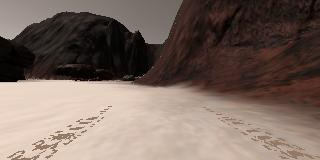
#> input picture search_and_sample_return/angle_example.jpg, 320 x 160 px
$ python where_to_go.py   (older library calls are emulated)
#> lines starting #> are read from the running program, lines starting #| are printed output that depends on the picture; after the words box and inside, x2 and y2 are one past the last pixel; in counts of white or black regions, pixels touching at a corner belong together
### search_and_sample_return/extra_functions.py
import numpy as np
import cv2

def perspect_transform(img):

    img_size = (img.shape[1], img.shape[0])
    # Define calibration box in source (actual) and destination (desired) coordinates
    # These source and destination points are defined to warp the image
    # to a grid where each 10x10 pixel square represents 1 square meter
    dst_size = 5
    # Set a bottom offset to account for the fact that the bottom of the image
    # is not the position of the rover but a bit in front of it
    bottom_offset = 6
    src = np.float32([[14, 140], [301 ,140],[200, 96], [118, 96]])
    dst = np.float32([[img_size[0]/2 - dst_size, img_size[1] - bottom_offset],
                      [img_size[0]/2 + dst_size, img_size[1] - bottom_offset],
                      [img_size[0]/2 + dst_size, img_size[1] - 2*dst_size - bottom_offset],
                      [img_size[0]/2 - dst_size, img_size[1] - 2*dst_size - bottom_offset],
                      ])

    M = cv2.getPerspectiveTransform(src, dst)
    warped = cv2.warpPerspective(img, M, img_size)# keep same size as input image
    return warped

def color_thresh(img, rgb_thresh=(170, 170, 170)):
    # Create an array of zeros same xy size as img, but single channel
    color_select = np.zeros_like(img[:,:,0])
    # Require that each pixel be above all thre threshold values in RGB
    # above_thresh will now contain a boolean array with "True"
    # where threshold was met
    above_thresh = (img[:,:,0] > rgb_thresh[0]) \
                & (img[:,:,1] > rgb_thresh[1]) \
                & (img[:,:,2] > rgb_thresh[2])
    # Index the array of zeros with the boolean array and set to 1
    color_select[above_thresh] = 1
    # Return the binary image
    return color_select

def rover_coords(binary_img):
    # Identify nonzero pixels
    ypos, xpos = binary_img.nonzero()
    # Calculate pixel positions with reference to the rover position being at the
    # center bottom of the image.
    x_pixel = np.absolute(ypos - binary_img.shape[0]).astype(np.float)
    y_pixel = -(xpos - binary_img.shape[0]).astype(np.float)
    return x_pixel, y_pixel

# Define a function to convert from cartesian to polar coordinates
def to_polar_coords(xpix, ypix):
    # Calculate distance to each pixel
    dist = np.sqrt(xpix**2 + ypix**2)
    # Calculate angle using arctangent function
    angles = np.arctan2(ypix, xpix)
    return dist, angles

### search_and_sample_return/where_to_go.py
import matplotlib.pyplot as plt
import matplotlib.image as mpimg
# Uncomment the next line for use in a Jupyter notebook
#%matplotlib inline
import numpy as np
from extra_functions import perspect_transform, color_thresh, rover_coords, to_polar_coords

image = mpimg.imread('angle_example.jpg')
#> image is the input picture: shape (160, 320, 3); mean R, G, B 121.3, 104.9, 96.2
warped = perspect_transform(image) # Perform perspective transform
#> in perspect_transform, `warped = cv2.warpPerspective(img, M, img_size)# keep same size as inpu..`:
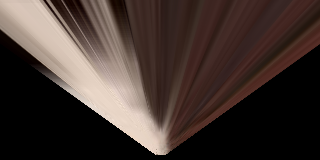
#> warped: shape (160, 320, 3); mean R, G, B 65.6, 52.5, 47.5
colorsel = color_thresh(warped, rgb_thresh=(160, 160, 160)) # Threshold the warped image
#> in color_thresh, `above_thresh = (img[:,:,0] > rgb_thresh[0]) \ & (img[:,:,1] > rgb_thre..`:
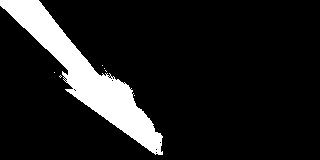
#> above_thresh: shape (160, 320) bool; 11.7% white; 7 white regions (6 under 20 px), largest, box (x1, y1, x2, y2) and area: (0, 0, 163, 155) 5976
xpix, ypix = rover_coords(colorsel)  # Convert to rover-centric coords
#> in rover_coords, `ypos, xpos = binary_img.nonzero()`: ypos = 5986 values from 0 to 154; xpos = 5986 values, max 162 at index 5652, min 0 at index 0, mean 86.14
#> in rover_coords, `x_pixel = np.absolute(ypos - binary_img.shape[0]).astype(np.float)`: x_pixel = 5986 values, max 160 at index 0, min 6 at index 5980, mean 84.91
#> in rover_coords, `y_pixel = -(xpos - binary_img.shape[0]).astype(np.float)`: y_pixel = 5986 values, max 160 at index 0, min -2 at index 5652, mean 73.86
#> xpix has the same summary as x_pixel in rover_coords; ypix has the same summary as y_pixel in rover_coords
distances, angles = to_polar_coords(xpix, ypix) # Convert to polar coords
#> in to_polar_coords, `dist = np.sqrt(xpix**2 + ypix**2)`: dist = 5986 values, max 226.3 at index 0, min 6 at index 5983, mean 113.2
#> in to_polar_coords, `angles = np.arctan2(ypix, xpix)`: angles = 5986 values, max 0.932 at index 3512, min -0.322 at index 5985, mean 0.682
#> distances has the same summary as dist in to_polar_coords
avg_angle = np.mean(angles) # Compute the average angle
#> avg_angle = 0.682

# Do some plotting
fig = plt.figure(figsize=(12,9))
plt.subplot(221)
plt.imshow(image)
plt.subplot(222)
plt.imshow(warped)
plt.subplot(223)
plt.imshow(colorsel, cmap='gray')
plt.subplot(224)
plt.plot(xpix, ypix, '.')
plt.ylim(-160, 160)
plt.xlim(0, 160)
arrow_length = 100
x_arrow = arrow_length * np.cos(avg_angle)
#> x_arrow = 77.64
y_arrow = arrow_length * np.sin(avg_angle)
#> y_arrow = 63.02
plt.arrow(0, 0, x_arrow, y_arrow, color='red', zorder=2, head_width=10, width=2)
plt.show()
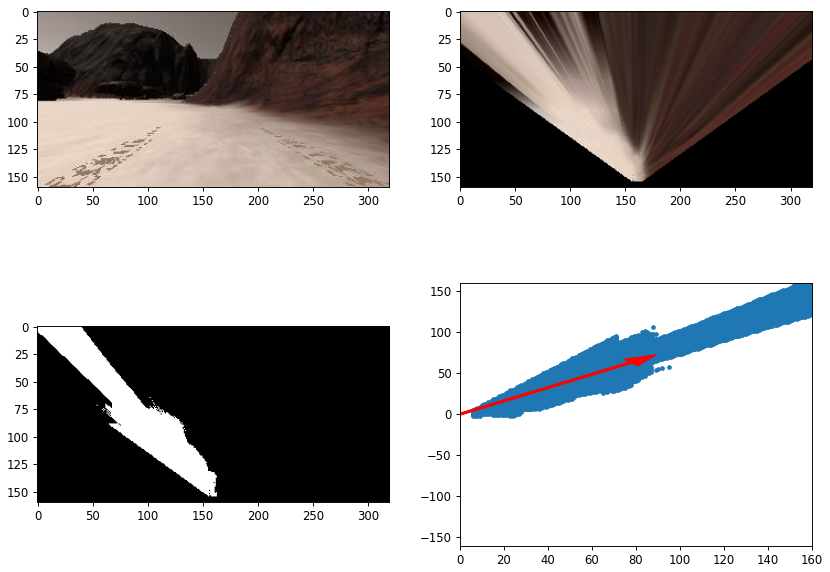
#> figure drawn by matplotlib, 4 panels

$ run again, with search_and_sample_return/example_grid1.jpg copied over search_and_sample_return/angle_example.jpg
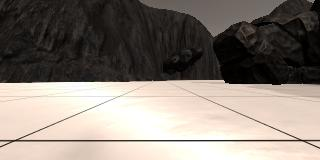
#> input picture search_and_sample_return/example_grid1.jpg, 320 x 160 px
#> image is the input picture: shape (160, 320, 3); mean R, G, B 135.1, 126.3, 118.3
#> in color_thresh, `above_thresh = (img[:,:,0] > rgb_thresh[0]) \ & (img[:,:,1] > rgb_thre..`:
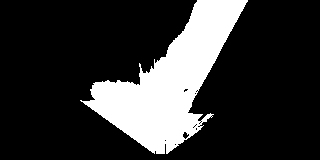
#> above_thresh: shape (160, 320) bool; 20.2% white; 1 white region, box (x1, y1, x2, y2) and area: (80, 0, 248, 154) 10338
#> ypos = 10338 values from 0 to 153; xpos = 10338 values, max 247 at index 50, min 80 at index 6356, mean 169.5
#> x_pixel = 10338 values, max 160 at index 0, min 7 at index 10326, mean 78.58
#> y_pixel = 10338 values, max 80 at index 6356, min -87 at index 50, mean -9.54
#> xpix has the same summary as x_pixel in rover_coords; ypix has the same summary as y_pixel in rover_coords
#> dist = 10338 values, max 182.1 at index 50, min 7 at index 10331, mean 86.08
#> in to_polar_coords, `angles = np.arctan2(ypix, xpix)`: angles = 10338 values, max 0.929 at index 6790, min -0.911 at index 9280, mean -0.0334
#> `distances, angles = to_polar_coords(xpix, ypix)`: distances has the same summary as dist in to_polar_coords
#> avg_angle = -0.0334
#> x_arrow = 99.94
#> y_arrow = -3.34
#> `plt.show()`:
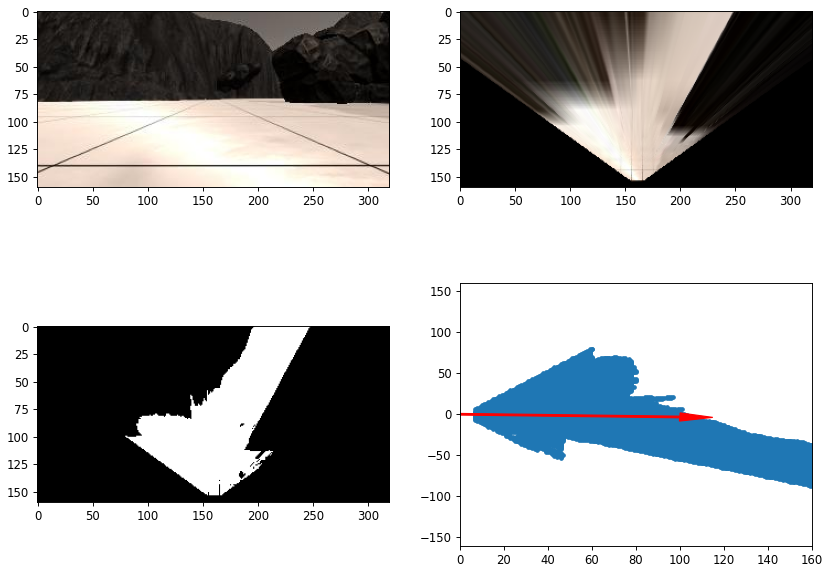
#> figure drawn by matplotlib, 4 panels

$ run again, with search_and_sample_return/sample.jpg copied over search_and_sample_return/angle_example.jpg
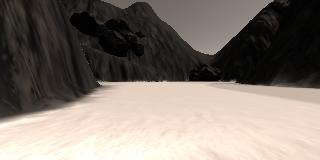
#> input picture search_and_sample_return/sample.jpg, 320 x 160 px
#> image is the input picture: shape (160, 320, 3); mean R, G, B 128.4, 119, 110.8
#> in color_thresh, `above_thresh = (img[:,:,0] > rgb_thresh[0]) \ & (img[:,:,1] > rgb_thre..`:
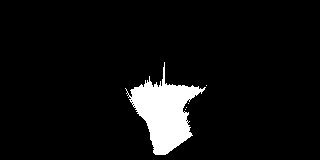
#> above_thresh: shape (160, 320) bool; 6.3% white; 5 white regions (4 under 20 px), largest, box (x1, y1, x2, y2) and area: (125, 62, 206, 155) 3233
#> ypos = 3237 values from 62 to 154; xpos = 3237 values, max 206 at index 133, min 125 at index 251, mean 164.1
#> x_pixel = 3237 values, max 98 at index 0, min 6 at index 3226, mean 47.85
#> y_pixel = 3237 values, max 35 at index 251, min -46 at index 133, mean -4.06
#> xpix has the same summary as x_pixel in rover_coords; ypix has the same summary as y_pixel in rover_coords
#> dist = 3237 values, max 98.08 at index 0, min 6 at index 3231, mean 50.44
#> in to_polar_coords, `angles = np.arctan2(ypix, xpix)`: angles = 3237 values, max 0.719 at index 3196, min -0.908 at index 2736, mean -0.11
#> `distances, angles = to_polar_coords(xpix, ypix)`: distances has the same summary as dist in to_polar_coords
#> avg_angle = -0.11
#> x_arrow = 99.39
#> y_arrow = -10.99
#> `plt.show()`:
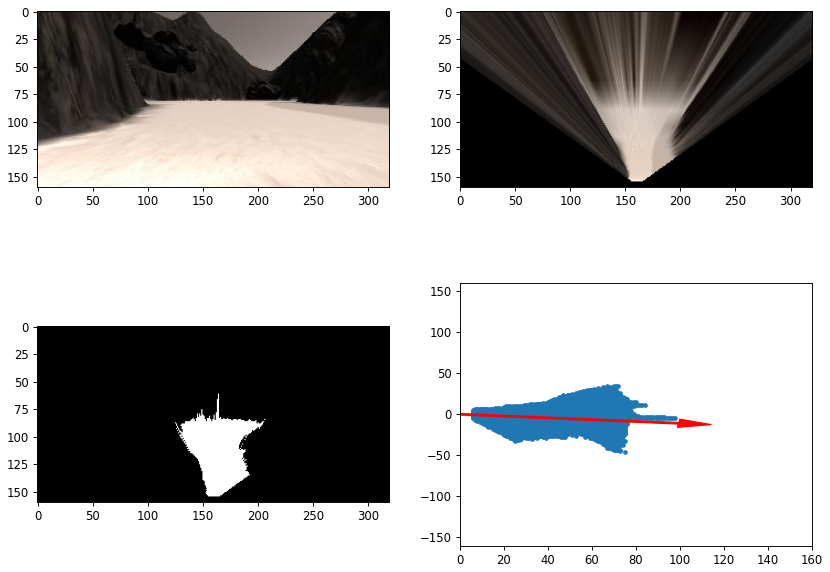
#> figure drawn by matplotlib, 4 panels

$ run again, with search_and_sample_return/sample6.png saved as search_and_sample_return/angle_example.jpg
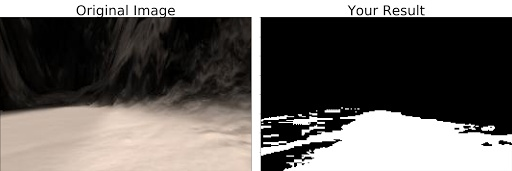
#> input picture search_and_sample_return/sample6.png, 512 x 171 px
#> image is the input picture: shape (171, 512, 3); mean R, G, B 103, 99, 95.8
#> in color_thresh, `above_thresh = (img[:,:,0] > rgb_thresh[0]) \ & (img[:,:,1] > rgb_thre..`:
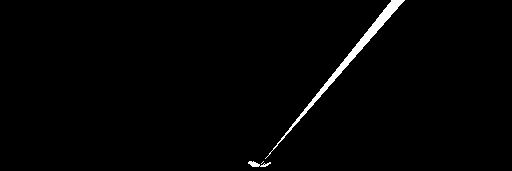
#> above_thresh: shape (171, 512) bool; 1.4% white; 3 white regions (1 under 20 px), largest, box (x1, y1, x2, y2) and area: (265, 0, 405, 159) 1113, (248, 161, 271, 167) 73
#> ypos = 1189 values from 0 to 166; xpos = 1189 values, max 404 at index 13, min 248 at index 1118, mean 345
#> x_pixel = 1189 values, max 171 at index 0, min 5 at index 1176, mean 108.5
#> y_pixel = 1189 values, max -77 at index 1118, min -233 at index 13, mean -174
#> xpix has the same summary as x_pixel in rover_coords; ypix has the same summary as y_pixel in rover_coords
#> dist = 1189 values, max 289 at index 13, min 77.41 at index 1129, mean 206.4
#> in to_polar_coords, `angles = np.arctan2(ypix, xpix)`: angles = 1189 values, max -0.91 at index 0, min -1.52 at index 1188, mean -1.05
#> `distances, angles = to_polar_coords(xpix, ypix)`: distances has the same summary as dist in to_polar_coords
#> avg_angle = -1.05
#> x_arrow = 49.63
#> y_arrow = -86.82
#> `plt.show()`:
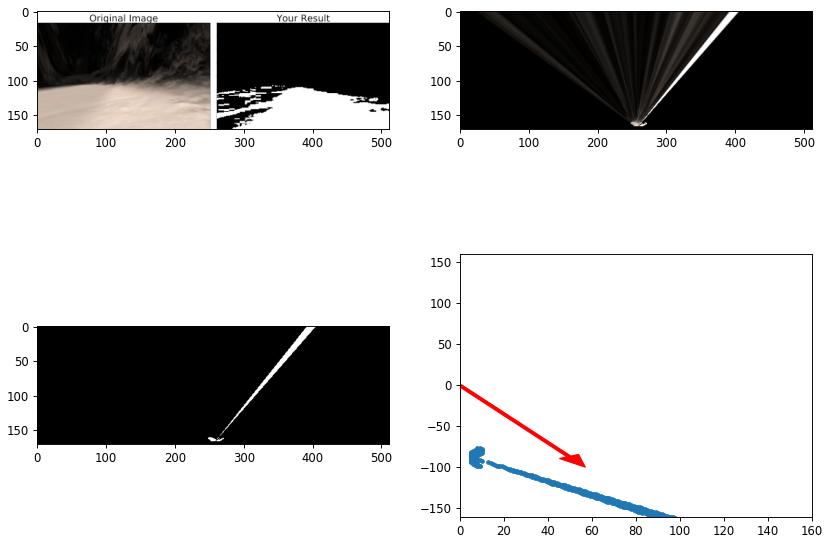
#> figure drawn by matplotlib, 4 panels
